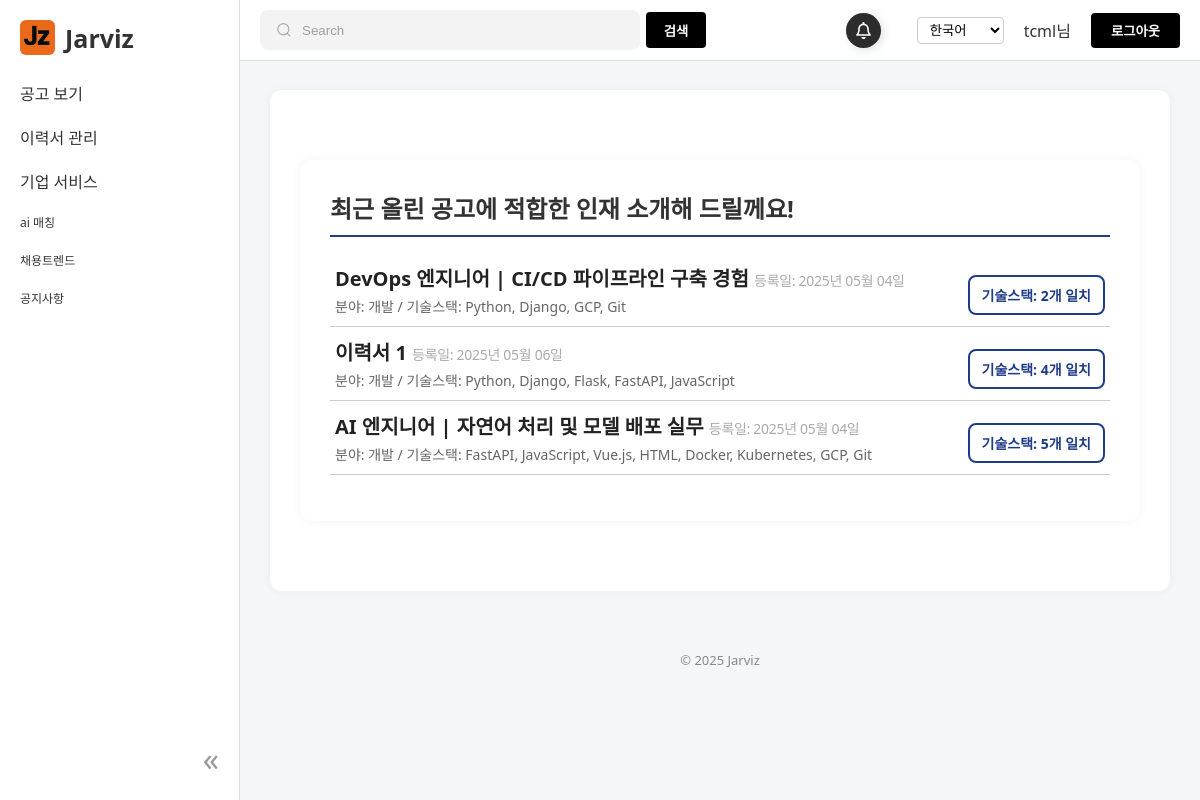
Page /jobs/5/recommended/ (signed in) on the committed database.
### accounts/models.py (models this page shows, shortened)
class UserAccount(AbstractBaseUser, PermissionsMixin):
    username = models.CharField(max_length=30, unique=True)
    email = models.EmailField()
    full_name = models.CharField(max_length=100, blank=True, null=True)
    is_company = models.BooleanField(default=False)
    company_name = models.CharField(max_length=100, blank=True, null=True)
    contact_person = models.CharField(max_length=50, blank=True, null=True)
    phone_number = models.CharField(max_length=20, blank=True, null=True)
    company_website = models.URLField(blank=True, null=True)
    is_active = models.BooleanField(default=True)
    is_staff = models.BooleanField(default=False)
    groups = models.ManyToManyField(
        Group,
        related_name='useraccount_groups',
        blank=True
    )
    user_permissions = models.ManyToManyField(
        Permission,
        related_name='useraccount_permissions',
        blank=True
    )
    objects = UserAccountManager()
    USERNAME_FIELD = 'username'
    REQUIRED_FIELDS = ['email']

### workhub/models.py (models this page shows, shortened)
class Resume(models.Model):
    user = models.ForeignKey(User, on_delete=models.CASCADE)
    title = models.CharField(max_length=200)
    content = models.TextField()
    uploaded_file = models.FileField(upload_to='resumes/%Y/%m/%d/', blank=True, null=True)
    experience = models.CharField(max_length=20, choices=EXPERIENCE_CHOICES, default='entry')
    education = models.CharField(max_length=20, choices=EDUCATION_CHOICES, default='bachelor')
    preferred_location = models.CharField(max_length=20, choices=LOCATION_CHOICES, default='seoul')
    category = models.CharField(max_length=20, choices=CATEGORY_CHOICES)
    tech_stack = models.ManyToManyField(TechStack, blank=True)
    preferred_location = models.CharField(
        max_length=20,
        choices=LOCATION_CHOICES,
        default='seoul',
        verbose_name='근무 가능 지역'
    )
    created_at = models.DateTimeField(auto_now_add=True)

class TechStack(models.Model):
    name = models.CharField(max_length=50)

### workhub/views.py (the view)
# urls.py: path('jobs/<int:pk>/recommended/', RecommendedResumeListView.as_view(), name='recommended_resumes'),
class RecommendedResumeListView(LoginRequiredMixin, UserPassesTestMixin, ListView):
    model = Resume
    template_name = 'company/recommended_resumes.html'
    context_object_name = 'recommended_resumes'
    def get_queryset(self):
        job = get_object_or_404(JobPost, pk=self.kwargs['pk'], employer=self.request.user)
        return Resume.objects.filter(
            tech_stack__in=job.tech_stack.all()
        ).distinct()
    def get_context_data(self, **kwargs):
        context = super().get_context_data(**kwargs)
        job = get_object_or_404(JobPost, pk=self.kwargs['pk'], employer=self.request.user)
        resumes = context['recommended_resumes']
        job_techs = set(job.tech_stack.values_list('id', flat=True))
        for resume in resumes:
            resume_techs = set(resume.tech_stack.values_list('id', flat=True))
            resume.matched_tech_count = len(resume_techs & job_techs)
        context['job'] = job  # 템플릿에서 job.title 등 사용 가능
        return context
    def test_func(self):
        return self.request.user.is_authenticated and self.request.user.is_company

### workhub/context_processors.py (called while the page is built)
def latest_job_post(request):
    if request.user.is_authenticated and request.user.is_company:
        latest_job = JobPost.objects.filter(employer=request.user).order_by('-created_at').first()
        return {'latest_job': latest_job}
    return {}

### templates/company/recommended_resumes.html (shortened to what this page needs)
{% extends "base.html" %}
{% load static %}
{% block content %}
<link rel="stylesheet" href="{% static 'css/job.css' %}">
<div class="job-container">
  <h2 class="job-title">최근 올린 공고에 적합한 인재 소개해 드릴께요!</h2>
  {% if recommended_resumes %}
    <ul class="job-list">
      {% for resume in recommended_resumes %}
        <li class="job-list-item-line">
          <div class="job-list-left">
            <a href="{% url 'workhub:company_view_resume' resume.pk %}" class="job-title-link">
              {{ resume.title }}
            </a>
            <span class="job-date">
              등록일: {{ resume.created_at|date:"Y년 m월 d일" }}
            </span>
            <div style="font-size: 14px; color: #666; margin-top: 4px;">
              분야: {{ resume.get_category_display }} /
              기술스택:
              {% for tech in resume.tech_stack.all %}
                {{ tech.name }}{% if not forloop.last %}, {% endif %}
              {% empty %}
                없음
              {% endfor %}
            </div>
          </div>
          <div class="match-box">기술스택: {{ resume.matched_tech_count }}개 일치</div>
        </li>
      {% endfor %}
    </ul>
  {% else %}
    <p>추천할 수 있는 이력서가 없습니다.</p>
  {% endif %}
</div>
{% endblock %}

### templates/base.html (shortened to what this page needs)
{% load static %}
<!DOCTYPE html>
<html lang="ko">
<head>
  <link rel="stylesheet" href="{% static 'css/base.css' %}">
</head>
<body class="{% if user.is_authenticated and user.is_staff %}is-employer{% endif %}">
  <div class="sidebar">
    <div class="sidebar-header">
      <div class="sidebar-logo-container">
        <a href="/" class="sidebar-logo">
          <img src="{% static 'images/JZ.png' %}" alt="홈">
          <h2>Jarviz</h2>
        </a>
      </div>
    </div>
    <nav>
      <ul>
        <li class="dropdown">
          <div class="dropdown-toggle">공고 보기</div>
        </li>
        <li class="dropdown">
          <div class="dropdown-toggle">이력서 관리</div>
        </li>
        <li class="dropdown">
          <div class="dropdown-toggle">기업 서비스</div>
        </li>
        <li class="single-item">ai 매칭</li>
        <li class="single-item">채용트렌드</li>
        <li class="single-item">공지사항</li>
      </ul>
    </nav>
    <div class="sidebar-footer">
      <span class="sidebar-toggle" id="sidebarToggle">«</span>
    </div>
  </div>
  <div class="gnb">
    <div class="search-group">
      <input class="input" type="search" placeholder="Search" />
      <button type="submit" class="search-btn">검색</button>
    </div>
    <div class="user-menu">
      <button class="bell-button">
      </button>
      <form id="language-form" action="{% url 'set_language' %}" method="post" style="margin-left: 1rem;">
        <select name="language" onchange="document.getElementById('language-form').submit();" style="padding: 4px 8px; border: 1px solid #ccc; border-radius: 4px; background-color: #fff; color: #000;">
          <option value="ko" {% if LANGUAGE_CODE == 'ko' %}selected{% endif %}>한국어</option>
        </select>
      </form>
      {% if user.is_authenticated %}
        <span>{{ user.username }}님</span>
        <form method="post" action="{% url 'accounts:logout' %}" style="display:inline;">
          <button class="gnb-login-btn" onclick="location.href='{% url 'accounts:logout' %}'">로그아웃</button>
        </form>
      {% else %}
        <button type="button" class="gnb-login-btn" onclick="location.href='{% url 'accounts:login' %}'">로그인</button>
      {% endif %}
    </div>
  </div>
  <main class="main">
    <div class="container">
      {% block content %}{% endblock %}
    </div>
    <footer>
      <p>© 2025 Jarviz</p>
    </footer>
  </main>
</body>
</html>

### static/css/base.css (style rules this page uses)
body { margin: 0; font-family: 'Segoe UI', Tahoma, Geneva, Verdana, sans-serif; background-color: #f5f6fa; color: #333; }
.sidebar { position: fixed; top: 0; left: 0; width: 240px; height: 100vh; background-color: #ffffff; border-right: 1px solid #ddd; padding: 20px; box-sizing: border-box; transition: width 0.3s ease; z-index: 1001; }
.sidebar-logo-container { display: flex; align-items: center; justify-content: space-between; }
.sidebar-logo { display: flex; align-items: center; text-decoration: none; color: inherit; }
.sidebar-logo img { width: 35px; height: 35px; margin-right: 10px; border-radius: 6px; }
.sidebar h2 { font-size: 25px; margin: 0; }
.sidebar-toggle { font-size: 32px; cursor: pointer; color: #999; }
.sidebar ul { list-style: none; padding: 0; }
.sidebar li { padding: 10px 0; cursor: pointer; }
.sidebar li.single-item { font-size: 12px; }
.sidebar-footer { position: absolute; bottom: 20px; right: 20px; }
.gnb { position: fixed; top: 0; left: 240px; right: 0; height: 60px; background-color: #ffffff; border-bottom: 1px solid #ddd; display: flex; align-items: center; justify-content: space-between; padding: 0 20px; transition: left 0.3s ease; z-index: 1000; }
.search-group { display: flex; line-height: 28px; align-items: center; position: relative; max-width: 100%; gap: 6px; }
.input { width: 380px; height: 40px; line-height: 28px; padding: 0 1rem; padding-left: 2.5rem; border: 2px solid transparent; border-radius: 8px; outline: none; background-color: #f3f3f4; color: #0d0c22; transition: 0.3s ease; }
.input::placeholder { color: #9e9ea7; }
.icon { position: absolute; left: 1rem; fill: #9e9ea7; width: 1rem; height: 1rem; }
.search-btn { height: 36px; width: 60px; padding: 0 12px; background-color: black; color: #ffffff; font-weight: bold; border: none; border-radius: 4px; cursor: pointer; transition: background-color 0.3s ease, color 0.3s ease; }
.gnb .user-menu { display: flex; align-items: center; gap: 20px; }
.gnb-login-btn { padding: 8px 20px; background-color: black; color: #ffffff; font-weight: bold; border: none; border-radius: 4px; cursor: pointer; transition: background-color 0.3s ease, color 0.3s ease; }
.main { margin-left: 240px; margin-top: 60px; transition: margin-left 0.3s ease; padding: 30px; }
.container { max-width: 1200px; margin: 0 auto; background: #fff; padding: 30px; border-radius: 12px; box-shadow: 0 0 10px rgba(0,0,0,0.05); }
footer { text-align: center; color: #888; font-size: 13px; margin-top: 60px; }
.bell-button { width: 35px; height: 35px; position: relative; display: flex; align-items: center; justify-content: center; background-color: rgb(44, 44, 44); border-radius: 50%; cursor: pointer; transition-duration: .3s; box-shadow: 2px 2px 10px rgba(0, 0, 0, 0.13); border: none; overflow: visible; }
.bell { width: 17px ; height: 17px ; display: inline-block; }

### static/css/job.css (style rules this page uses)
.job-container { background: white; padding: 30px; border-radius: 12px; box-shadow: 0 0 10px rgba(0,0,0,0.05); max-width: 1100px; margin: 40px auto; }
.job-title { font-size: 24px; margin-bottom: 20px; border-bottom: 2px solid #1F3C88; padding-bottom: 10px; }
.job-list { list-style: none; padding: 0; }
.job-list-item-line { display: flex; justify-content: space-between; align-items: center; padding: 10px 5px; border-bottom: 1px solid #ccc; gap: 5; }
.job-title-link { font-size: 20px; font-weight: bold; color: #222; text-decoration: none; }
.job-date { font-size: 14px; color: #aaa; margin-top: 4px; letter-spacing: -0.3px; }
.job-title { flex-grow: 1; margin: 0; font-size: 24px; font-weight: bold; }
.match-box { border: 2px solid #1F3C88; background-color: white; color: #1F3C88; font-weight: bold; padding: 8px 12px; border-radius: 8px; display: inline-block; font-size: 14px; margin-top: 10px; }

### rows in the picture
UserAccount: username "tcml"
Resume: title "DevOps 엔지니어 | CI/CD 파이프라인 구축 경험", created_at "2025년 05월 04일", category "개발", matched_tech_count "2"
TechStack: name "Python"
TechStack: name "Django"
TechStack: name "GCP"
TechStack: name "Git"
Resume: title "이력서 1", created_at "2025년 05월 06일", category "개발", matched_tech_count "4"
TechStack: name "Flask"
TechStack: name "FastAPI"
TechStack: name "JavaScript"
Resume: title "AI 엔지니어 | 자연어 처리 및 모델 배포 실무", created_at "2025년 05월 04일", category "개발", matched_tech_count "5"
TechStack: name "Vue.js"
TechStack: name "HTML"
TechStack: name "Docker"
TechStack: name "Kubernetes"
